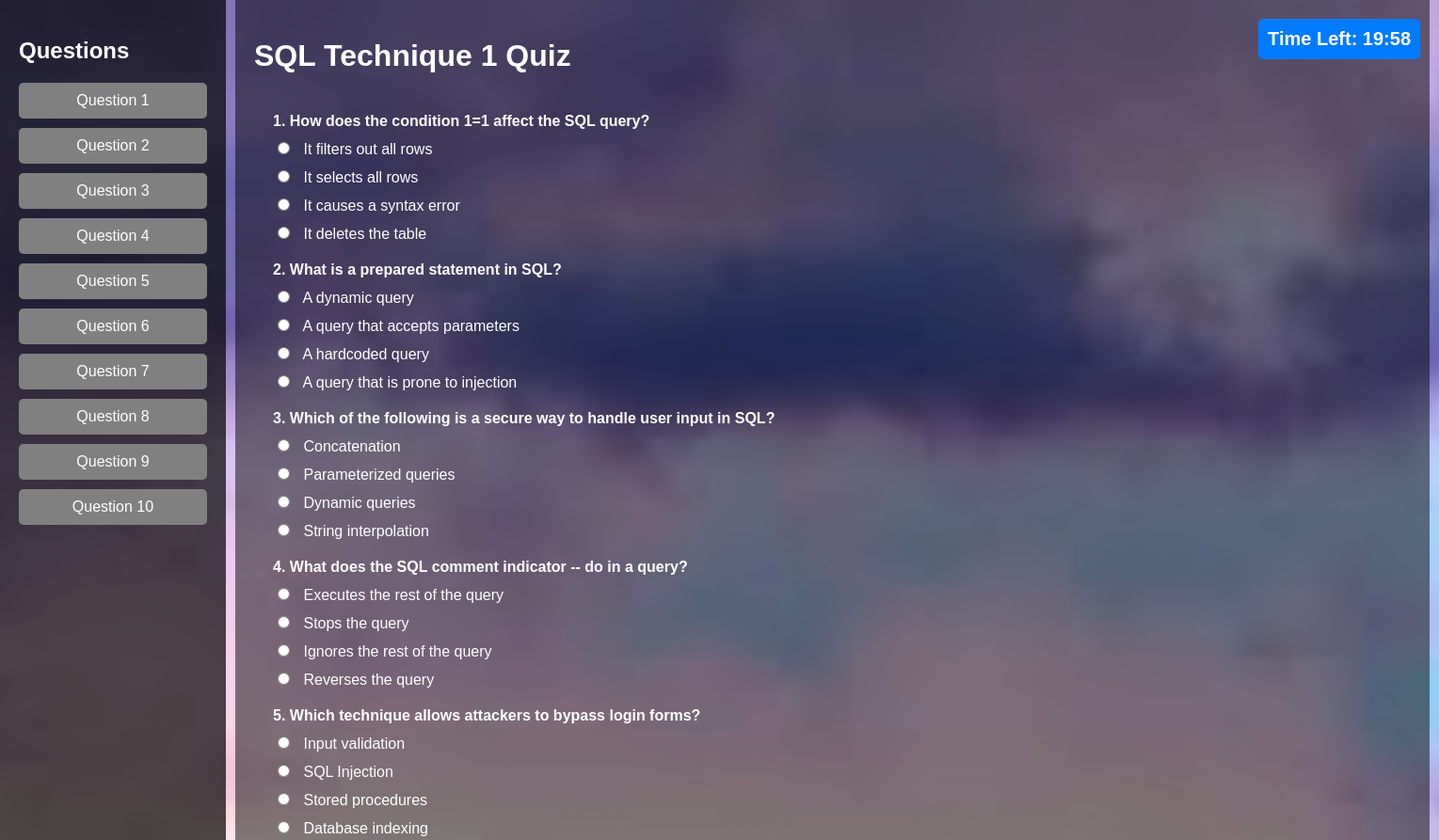
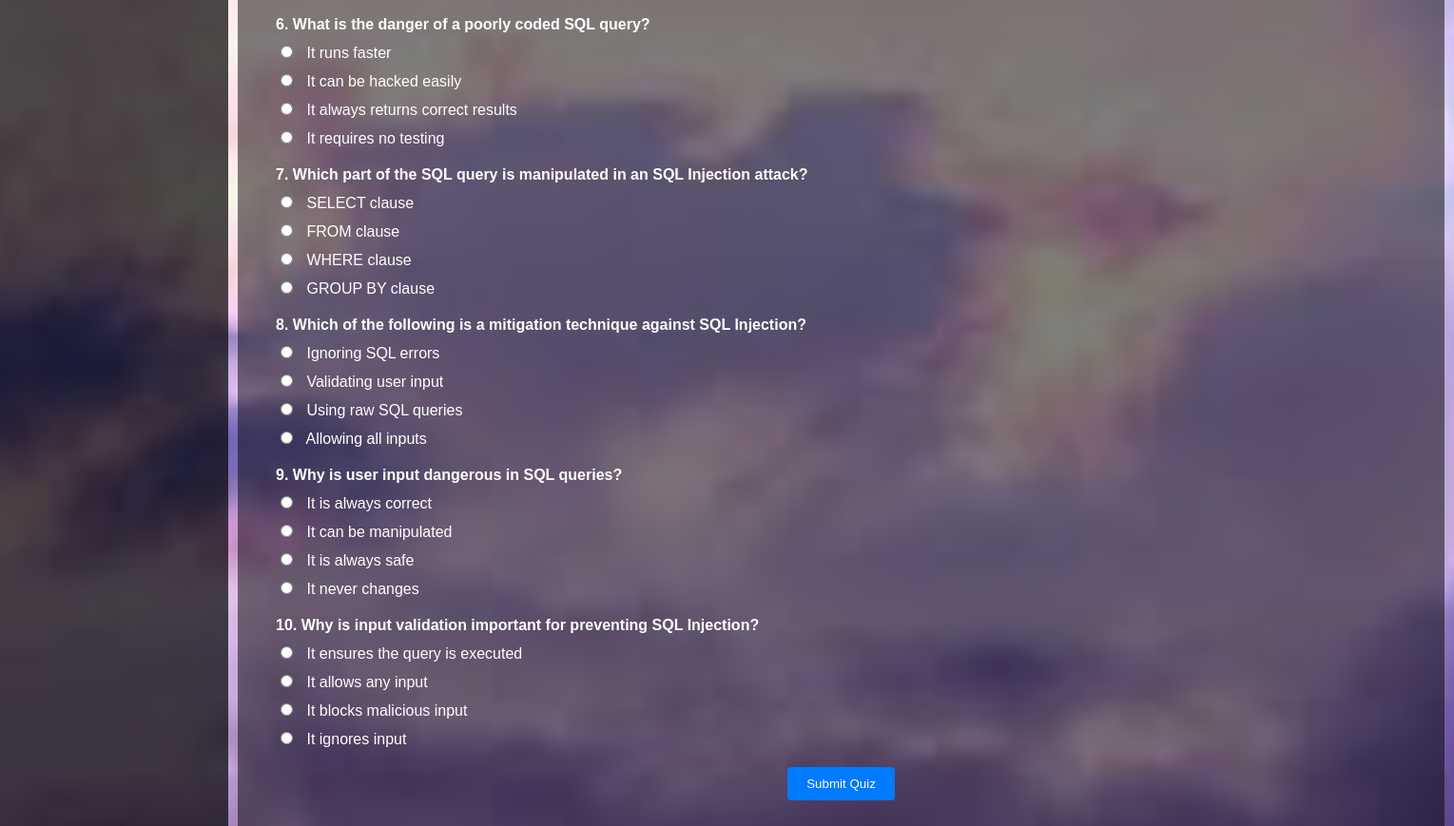
Screenshot of /sql1quiz.php (signed in) with the database file from the repository (2 pictures, top to bottom).
### tables this page shows
CREATE TABLE `quiz_questions` (
  `id` int(11) NOT NULL,
  `quiz_id` int(11) NOT NULL,
  `question` text NOT NULL,
  `option1` varchar(255) NOT NULL,
  `option2` varchar(255) NOT NULL,
  `option3` varchar(255) NOT NULL,
  `option4` varchar(255) NOT NULL,
  `correct_option` varchar(11) NOT NULL,
  `created_by` varchar(255) NOT NULL,
  `created_date` timestamp NOT NULL DEFAULT current_timestamp()
);

### sql1quiz.php (the view, shortened to what this page needs)
<?php
require_once 'config.php';
require_once 'header.php';
$quizId = 1;
$questions = [];
$sql = "SELECT id, question, option1, option2, option3, option4 FROM quiz_questions WHERE quiz_id = ? ORDER BY RAND() LIMIT 10";
if ($stmt = $conn->prepare($sql)) {
    $stmt->bind_param("i", $quizId);
    $stmt->execute();
    $stmt->bind_result($questionId, $question, $option1, $option2, $option3, $option4);
    while ($stmt->fetch()) {
        $questions[] = [
            'id' => $questionId,
            'text' => $question,
            'options' => [$option1, $option2, $option3, $option4]
        ];
    }
} else {
    echo "Error fetching quiz questions: " . $conn->error;
    exit();
}
?>
<!DOCTYPE html>
<html lang="en">
<head>
</head>
<body>
    <div class="sidebar">
        <h2>Questions</h2>
        <ul>
            <?php for ($i = 1; $i <= 10; $i++): ?>
                <li><a href="#question_<?php echo $i; ?>" data-question-id="<?php echo $i; ?>">Question <?php echo $i; ?></a></li>
            <?php endfor; ?>
        </ul>
    </div>
    <div class="main-content">
        <div class="container">
            <h1>SQL Technique 1 Quiz</h1>
            <div class="timer" id="timer">Time Left: 20:00</div>
            <div class="quiz-content">
                <form id="quizForm" action="submit_quiz1.php" method="POST">
                    <?php foreach ($questions as $index => $question): ?>
                        <div id="question_<?php echo $index + 1; ?>" class="question-container" style="margin-bottom: 20px;">
                            <div class="question-text">
                                <?php echo ($index + 1) . '. ' . htmlspecialchars($question['text']); ?>
                            </div>
                            <div class="options">
                                <?php foreach ($question['options'] as $optionIndex => $option): ?>
                                    <div class="option">
                                        <label>
                                            <input type="radio" name="question_<?php echo $question['id']; ?>" value="<?php echo $optionIndex + 1; ?>">
                                            <?php echo htmlspecialchars($option); ?>
                                        </label>
                                    </div>
                                <?php endforeach; ?>
                            </div>
                        </div>
                    <?php endforeach; ?>
                    <button type="submit" class="submit-btn">Submit Quiz</button>
                </form>
            </div>
        </div>
    </div>
</body>
</html>

### default.css (style rules this page uses)
html, body.default { height: 100%; margin: 0; padding: 0; }

### light.css (style rules this page uses)
html, body.light { height: 100%; margin: 0; padding: 0; }
body.light { font-family: Arial, sans-serif; background-image: url('background3.jpg'); background-size: cover; background-repeat: no-repeat; background-position: center; background-attachment: fixed; color: white; }

### sql1quiz.php (style rules this page uses)
body { background-size: cover; background-repeat: no-repeat; background-attachment: fixed; font-family: Arial, sans-serif; margin: 0; padding: 0; color: #fff; display: flex; background-color: rgba(0, 0, 0, 0.5); }
html { scroll-behavior: smooth; }
html, body { height: 100%; }
.container { flex: 1; padding: 20px; margin-left: 250px; background-color: rgba(0, 0, 0, 0.5); width: 1229px; }
.quiz-content { padding: 20px; border-radius: 8px; }
.question-text { font-weight: bold; margin-bottom: 10px; }
.options { margin-top: 10px; }
.option { margin-bottom: 10px; }
.option input { margin-right: 10px; }
.submit-btn { margin-top: 20px; padding: 10px 20px; background-color: #007bff; color: #fff; border: none; border-radius: 4px; cursor: pointer; display: block; margin-left: auto; margin-right: auto; }
.timer { font-size: 20px; font-weight: bold; position: fixed; top: 20px; right: 20px; padding: 10px; background-color: #007bff; color: #fff; border-radius: 5px; z-index: 1000; }
.sidebar { width: 200px; background: rgba(0, 0, 0, 0.7); padding: 20px; position: fixed; top: 0; left: 0; height: 100%; overflow-y: auto; }
.sidebar h2 { font-size: 1.5em; margin-bottom: 20px; }
.sidebar ul { list-style-type: none; padding: 0; }
.sidebar ul li { margin: 10px 0; }
.sidebar ul li a { color: #fff; text-decoration: none; padding: 10px; display: block; background: grey; border-radius: 5px; text-align: center; transition: background 0.3s; }
.question-container { scroll-margin-top: 100px; }

### rows the page displays
quiz_questions: question "How does the condition 1=1 affect the SQL query?", option1 "It filters out all rows", option2 "It selects all rows", option3 "It causes a syntax error", option4 "It deletes the table"
quiz_questions: question "What is a prepared statement in SQL?", option1 "A dynamic query", option2 "A query that accepts parameters", option3 "A hardcoded query", option4 "A query that is prone to injection"
quiz_questions: question "Which of the following is a secure way to handle user input in SQL?", option1 "Concatenation", option2 "Parameterized queries", option3 "Dynamic queries", option4 "String interpolation"
quiz_questions: question "What does the SQL comment indicator -- do in a query?", option1 "Executes the rest of the query", option2 "Stops the query", option3 "Ignores the rest of the query", option4 "Reverses the query"
quiz_questions: question "Which technique allows attackers to bypass login forms?", option1 "Input validation", option2 "SQL Injection", option3 "Stored procedures", option4 "Database indexing"
quiz_questions: question "What is the danger of a poorly coded SQL query?", option1 "It runs faster", option2 "It can be hacked easily", option3 "It always returns correct results", option4 "It requires no testing"
quiz_questions: question "Which part of the SQL query is manipulated in an SQL Injection attack?", option1 "SELECT clause", option2 "FROM clause", option3 "WHERE clause", option4 "GROUP BY clause"
quiz_questions: question "Which of the following is a mitigation technique against SQL Injection?", option1 "Ignoring SQL errors", option2 "Validating user input", option3 "Using raw SQL queries", option4 "Allowing all inputs"
quiz_questions: question "Why is user input dangerous in SQL queries?", option1 "It is always correct", option2 "It can be manipulated", option3 "It is always safe", option4 "It never changes"
quiz_questions: question "Why is input validation important for preventing SQL Injection?", option1 "It ensures the query is executed", option2 "It allows any input", option3 "It blocks malicious input", option4 "It ignores input"
